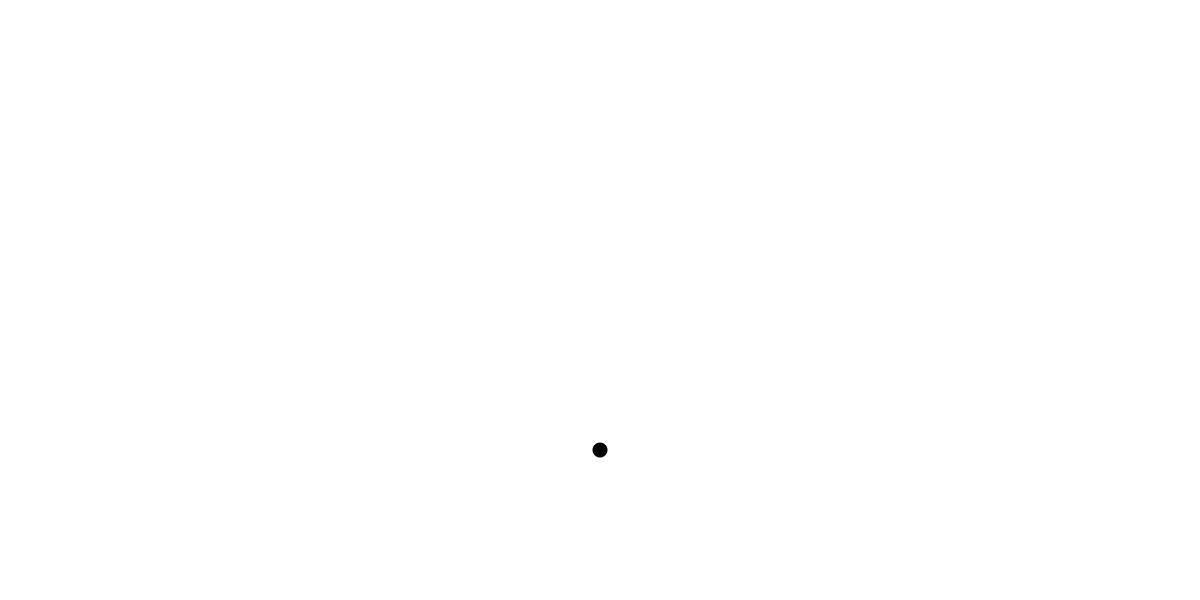
Frame 1 (no input)
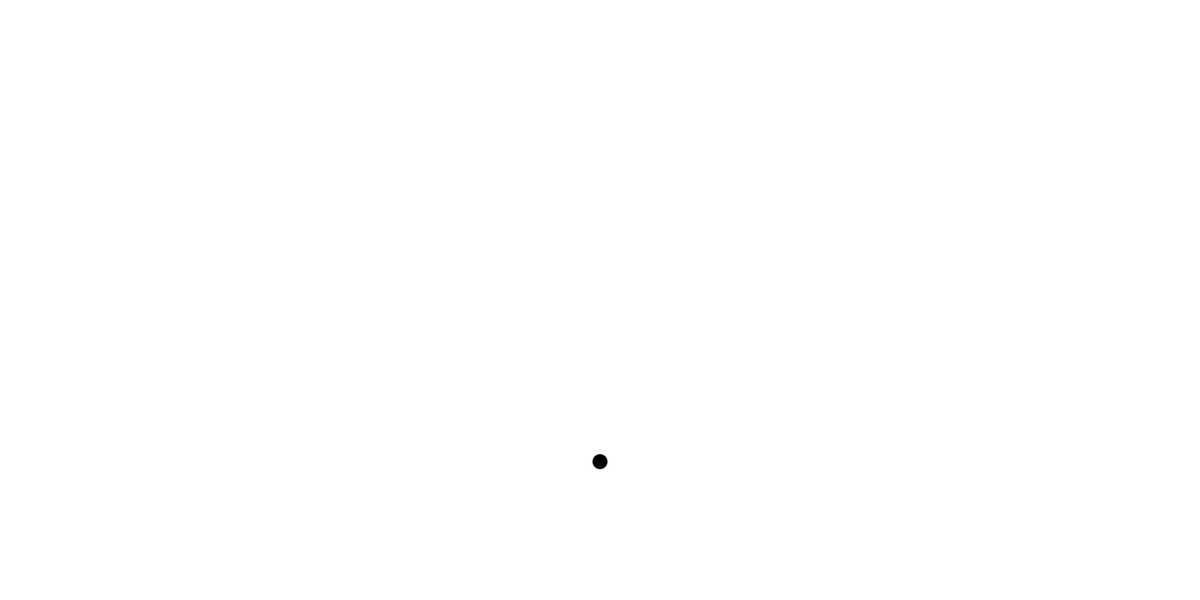
Frame 60 (the mouse pressed at the canvas centre just before this capture)
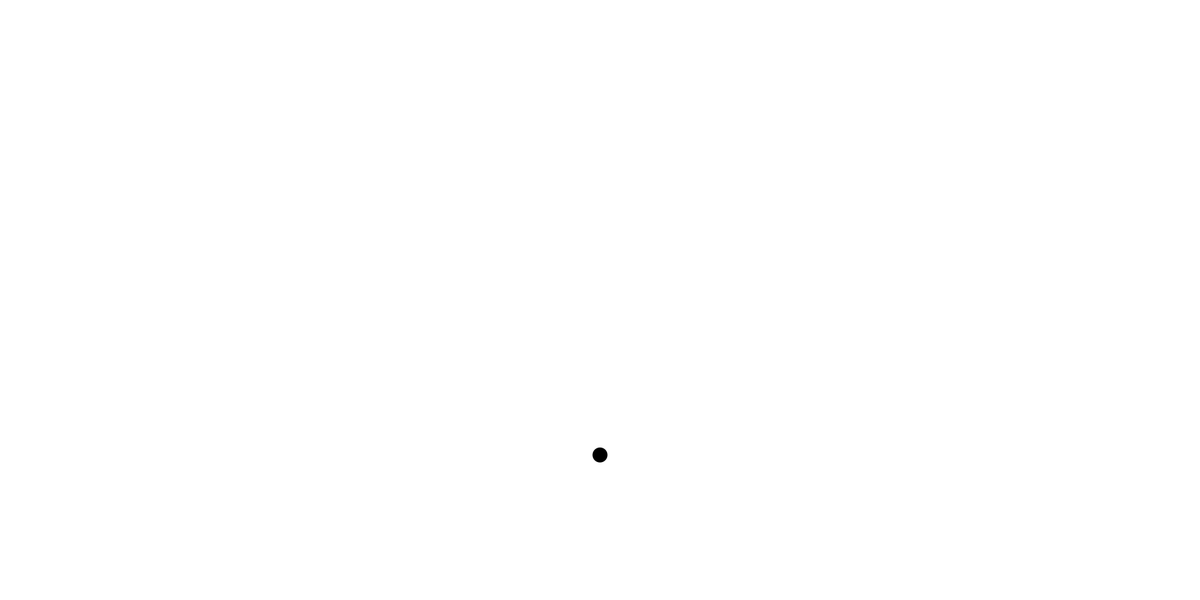
Frame 120 (the mouse held since frame 60 and released just before this capture)

The Processing sketch that drew these frames (run headless with seeded random() and noise(); from frame 60 on, the mouse is pressed at the canvas centre):

// Processing sketch: sketch_6_4
// ── sketch_6_4.pde
MSD a;

void setup()
{
    size(2000,1000);
    float yPos = height - height/4;;
    float mass = 5;
    float spring = 0.2;
    float damper = 0.2;
    float force = 100;
    float size = 25;
    a = new MSD(width/2,yPos,mass,spring,damper,force,size);
}

void draw()
{
    background(255);
    a.run();
}
// ── MSD.pde
class MSD
{
  PVector location;
  float yPos;
  float level;
  float velocity;
  float acceleration;
  float force;
  float mass;
  float spring;
  float damper;
  float size;
  
  public MSD(float xPos, float yPos_, float mass_, float spring_, float damper_, float force_, float size_)
  {
      location = new PVector(xPos,yPos_);
      yPos = yPos_;
      level = 0;
      velocity = 0;
      acceleration = 0;
      mass = mass_;
      spring = spring_;
      damper = damper_;
      force = force_;
      size = size_;
  }
  
  void run()
  {
      display();
      update();
  }
  
  void display()
  {
      noStroke();
      fill(0);
      ellipse(location.x,location.y,size,size);
  }
  
  void update()
  {
      force = -force;
      acceleration = force/mass;
      velocity += acceleration;
      level += velocity;
      location.y = level + yPos;
      force = velocity*damper + level*spring;
  }
}
